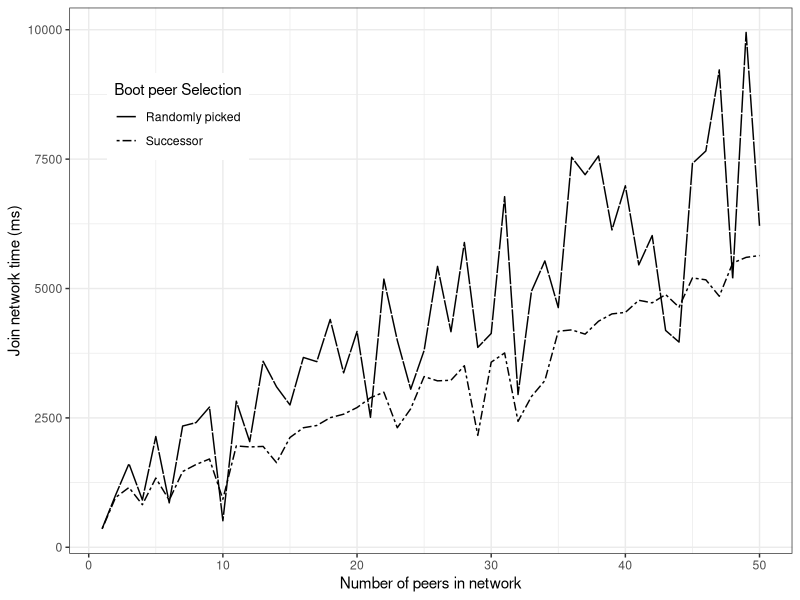

This figure's R source: (Note: this script raises an error after producing the figure.)
library(ggplot2)
#setwd("~/Desktop/DTRM")
df <- read.csv("./Data_compare_succ_ran.csv")
df$joinTime <- df$joinTime/10

plot <- ggplot(df, aes(x=n)) +
        #geom_point(aes(y = msg)) +
        geom_line(aes(y = joinTime, linetype=Destpeer_selection)) +
        theme_bw() +
        theme(legend.position = c(.15, .8)) + 
        scale_linetype_manual("Boot peer Selection" ,labels = c("Randomly picked", "Successor"), values = c("F1", "twodash")) +
        #ggtitle("Strategies of recommending Boot peer ") +
        labs(y = "Join network time (ms)", x = "Number of peers in network") +
        ggsave(file="Strategies of recommending Boot peer.png",  width = 15.875, height=11.985625, units = "cm", dpi=300)

print(plot)

